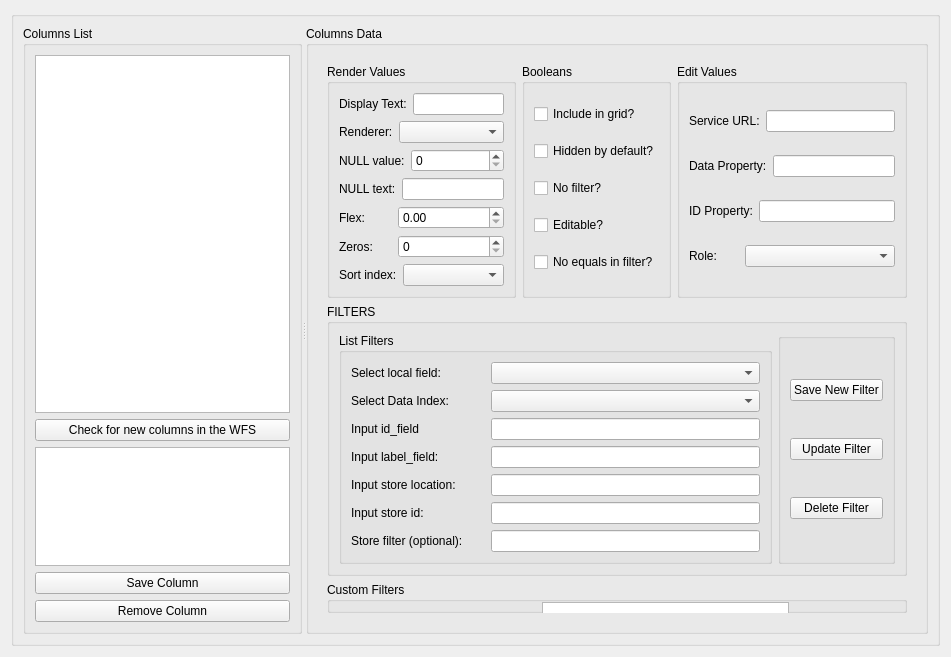
      <widget class="QWidget" name="tab2">
       <attribute name="title">
        <string>Grid Columns Detail</string>
       </attribute>
       <layout class="QVBoxLayout" name="verticalLayout_tab2">
        <item>
         <widget class="QGroupBox" name="groupBox_8">
          <property name="title">
           <string/>
          </property>
          <layout class="QHBoxLayout" name="horizontalLayout_52">
           <item>
            <widget class="QSplitter" name="splitter">
             <property name="orientation">
              <enum>Qt::Horizontal</enum>
             </property>
             <widget class="QGroupBox" name="groupBox_9">
              <property name="title">
               <string>Columns List</string>
              </property>
              <layout class="QVBoxLayout" name="verticalLayout_6" stretch="3,0,1,0,0">
               <item>
                <widget class="QListWidget" name="LW_filters">
                 <property name="dragDropMode">
                  <enum>QAbstractItemView::DragDrop</enum>
                 </property>
                 <property name="defaultDropAction">
                  <enum>Qt::MoveAction</enum>
                 </property>
                </widget>
               </item>
               <item>
                <widget class="QPushButton" name="BTN_ADDTODB">
                 <property name="text">
                  <string>Check for new columns in the WFS</string>
                 </property>
                </widget>
               </item>
               <item>
                <widget class="QListWidget" name="LW_SavedColumns"/>
               </item>
               <item>
                <widget class="QPushButton" name="BTN_COLUMNSAVE">
                 <property name="text">
                  <string>Save Column</string>
                 </property>
                </widget>
               </item>
               <item>
                <widget class="QPushButton" name="BTN_COLUMNREMOVE">
                 <property name="text">
                  <string>Remove Column</string>
                 </property>
                </widget>
               </item>
              </layout>
             </widget>
             <widget class="QGroupBox" name="groupBox_11">
              <property name="title">
               <string>Columns Data</string>
              </property>
              <layout class="QHBoxLayout" name="horizontalLayout">
               <item>
                <widget class="QStackedWidget" name="stackedWidget">
                 <widget class="QWidget" name="stackedWidgetPage1">
                  <layout class="QVBoxLayout" name="verticalLayout_16">
                   <item>
                    <layout class="QHBoxLayout" name="horizontalLayout_36" stretch="3,2">
                     <item>
                      <layout class="QHBoxLayout" name="horizontalLayout_22" stretch="2,1">
                       <item>
                        <widget class="QGroupBox" name="groupBox_12">
                         <property name="title">
                          <string>Render Values</string>
                         </property>
                         <layout class="QVBoxLayout" name="verticalLayout_7">
                          <item>
                           <layout class="QHBoxLayout" name="horizontalLayout_16" stretch="1,2">
                            <item>
                             <widget class="QLabel" name="label_10">
                              <property name="text">
                               <string>Display Text:</string>
                              </property>
                             </widget>
                            </item>
                            <item>
                             <widget class="QLineEdit" name="LE_ColumnDisplayText"/>
                            </item>
                           </layout>
                          </item>
                          <item>
                           <layout class="QHBoxLayout" name="horizontalLayout_17" stretch="1,2">
                            <item>
                             <widget class="QLabel" name="label_11">
                              <property name="text">
                               <string>Renderer:</string>
                              </property>
                             </widget>
                            </item>
                            <item>
                             <widget class="QComboBox" name="CB_ColumnUnit"/>
                            </item>
                           </layout>
                          </item>
                          <item>
                           <layout class="QHBoxLayout" name="horizontalLayout_18" stretch="1,2">
                            <item>
                             <widget class="QLabel" name="label_12">
                              <property name="text">
                               <string>NULL value:</string>
                              </property>
                             </widget>
                            </item>
                            <item>
                             <widget class="QSpinBox" name="DSB_NullVal"/>
                            </item>
                           </layout>
                          </item>
                          <item>
                           <layout class="QHBoxLayout" name="horizontalLayout_19" stretch="1,2">
                            <item>
                             <widget class="QLabel" name="label_15">
                              <property name="text">
                               <string>NULL text:</string>
                              </property>
                             </widget>
                            </item>
                            <item>
                             <widget class="QLineEdit" name="LE_NullText"/>
                            </item>
                           </layout>
                          </item>
                          <item>
                           <layout class="QHBoxLayout" name="horizontalLayout_20" stretch="1,2">
                            <item>
                             <widget class="QLabel" name="label_13">
                              <property name="text">
                               <string>Flex:</string>
                              </property>
                             </widget>
                            </item>
                            <item>
                             <widget class="QDoubleSpinBox" name="DSB_ColumnFlex">
                              <property name="maximum">
                               <double>1.000000000000000</double>
                              </property>
                              <property name="singleStep">
                               <double>0.050000000000000</double>
                              </property>
                             </widget>
                            </item>
                           </layout>
                          </item>
                          <item>
                           <layout class="QHBoxLayout" name="horizontalLayout_21" stretch="1,2">
                            <item>
                             <widget class="QLabel" name="label_14">
                              <property name="text">
                               <string>Zeros:</string>
                              </property>
                             </widget>
                            </item>
                            <item>
                             <widget class="QSpinBox" name="DSB_Zeros"/>
                            </item>
                           </layout>
                          </item>
                          <item>
                           <layout class="QHBoxLayout" name="horizontalLayout_54" stretch="1,2">
                            <item>
                             <widget class="QLabel" name="label_34">
                              <property name="text">
                               <string>Sort index:</string>
                              </property>
                             </widget>
                            </item>
                            <item>
                             <widget class="QComboBox" name="CB_SortIndex"/>
                            </item>
                           </layout>
                          </item>
                         </layout>
                        </widget>
                       </item>
                       <item>
                        <widget class="QGroupBox" name="groupBox_15">
                         <property name="title">
                          <string>Booleans</string>
                         </property>
                         <layout class="QVBoxLayout" name="verticalLayout_11">
                          <item>
                           <widget class="QCheckBox" name="CBX_ColumnInGrid">
                            <property name="text">
                             <string>Include in grid?</string>
                            </property>
                           </widget>
                          </item>
                          <item>
                           <widget class="QCheckBox" name="CBX_ColumnHidden">
                            <property name="text">
                             <string>Hidden by default?</string>
                            </property>
                           </widget>
                          </item>
                          <item>
                           <widget class="QCheckBox" name="CBX_NoFilter">
                            <property name="text">
                             <string>No filter?</string>
                            </property>
                           </widget>
                          </item>
                          <item>
                           <widget class="QCheckBox" name="CBX_Editable">
                            <property name="text">
                             <string>Editable?</string>
                            </property>
                           </widget>
                          </item>
                          <item>
                           <widget class="QCheckBox" name="CBX_NoEquals">
                            <property name="text">
                             <string>No equals in filter?</string>
                            </property>
                           </widget>
                          </item>
                         </layout>
                        </widget>
                       </item>
                      </layout>
                     </item>
                     <item>
                      <widget class="QGroupBox" name="groupBox_18">
                       <property name="title">
                        <string>Edit Values</string>
                       </property>
                       <layout class="QVBoxLayout" name="verticalLayout_15">
                        <item>
                         <layout class="QHBoxLayout" name="horizontalLayout_32" stretch="1,3">
                          <item>
                           <widget class="QLabel" name="label_23">
                            <property name="text">
                             <string>Service URL:</string>
                            </property>
                           </widget>
                          </item>
                          <item>
                           <widget class="QLineEdit" name="LE_EDITURL"/>
                          </item>
                         </layout>
                        </item>
                        <item>
                         <layout class="QHBoxLayout" name="horizontalLayout_33" stretch="1,4">
                          <item>
                           <widget class="QLabel" name="label_24">
                            <property name="text">
                             <string>Data Property:</string>
                            </property>
                           </widget>
                          </item>
                          <item>
                           <widget class="QLineEdit" name="LE_DATAPROPERTY"/>
                          </item>
                         </layout>
                        </item>
                        <item>
                         <layout class="QHBoxLayout" name="horizontalLayout_34" stretch="1,3">
                          <item>
                           <widget class="QLabel" name="label_25">
                            <property name="text">
                             <string>ID Property:</string>
                            </property>
                           </widget>
                          </item>
                          <item>
                           <widget class="QLineEdit" name="LE_IDPROPERTY"/>
                          </item>
                         </layout>
                        </item>
                        <item>
                         <layout class="QHBoxLayout" name="horizontalLayout_35" stretch="1,3">
                          <item>
                           <widget class="QLabel" name="label_26">
                            <property name="text">
                             <string>Role:</string>
                            </property>
                           </widget>
                          </item>
                          <item>
                           <widget class="QComboBox" name="CB_EditorRole"/>
                          </item>
                         </layout>
                        </item>
                       </layout>
                      </widget>
                     </item>
                    </layout>
                   </item>
                   <item>
                    <widget class="QGroupBox" name="groupBox_13">
                     <property name="title">
                      <string>FILTERS</string>
                     </property>
                     <layout class="QHBoxLayout" name="horizontalLayout_29">
                      <item>
                       <widget class="QGroupBox" name="groupBox_16">
                        <property name="title">
                         <string>List Filters</string>
                        </property>
                        <layout class="QVBoxLayout" name="verticalLayout_12">
                         <item>
                          <layout class="QHBoxLayout" name="horizontalLayout_23" stretch="1,2">
                           <item>
                            <widget class="QLabel" name="label_16">
                             <property name="text">
                              <string>Select local field:</string>
                             </property>
                            </widget>
                           </item>
                           <item>
                            <widget class="QComboBox" name="CB_SelectLocalField"/>
                           </item>
                          </layout>
                         </item>
                         <item>
                          <layout class="QHBoxLayout" name="horizontalLayout_24" stretch="1,2">
                           <item>
                            <widget class="QLabel" name="label_17">
                             <property name="text">
                              <string>Select Data Index:</string>
                             </property>
                            </widget>
                           </item>
                           <item>
                            <widget class="QComboBox" name="CB_SelectDataIndex"/>
                           </item>
                          </layout>
                         </item>
                         <item>
                          <layout class="QHBoxLayout" name="horizontalLayout_25" stretch="1,2">
                           <item>
                            <widget class="QLabel" name="label_18">
                             <property name="text">
                              <string>Input id_field</string>
                             </property>
                            </widget>
                           </item>
                           <item>
                            <widget class="QLineEdit" name="LE_InputIDField"/>
                           </item>
                          </layout>
                         </item>
                         <item>
                          <layout class="QHBoxLayout" name="horizontalLayout_26" stretch="1,2">
                           <item>
                            <widget class="QLabel" name="label_19">
                             <property name="text">
                              <string>Input label_field:</string>
                             </property>
                            </widget>
                           </item>
                           <item>
                            <widget class="QLineEdit" name="LE_InputLabelField"/>
                           </item>
                          </layout>
                         </item>
                         <item>
                          <layout class="QHBoxLayout" name="horizontalLayout_27" stretch="1,2">
                           <item>
                            <widget class="QLabel" name="label_20">
                             <property name="text">
                              <string>Input store location:</string>
                             </property>
                            </widget>
                           </item>
                           <item>
                            <widget class="QLineEdit" name="LE_InputStoreLocation"/>
                           </item>
                          </layout>
                         </item>
                         <item>
                          <layout class="QHBoxLayout" name="horizontalLayout_28" stretch="1,2">
                           <item>
                            <widget class="QLabel" name="label_21">
                             <property name="text">
                              <string>Input store id:</string>
                             </property>
                            </widget>
                           </item>
                           <item>
                            <widget class="QLineEdit" name="LE_InputStoreID"/>
                           </item>
                          </layout>
                         </item>
                         <item>
                          <layout class="QHBoxLayout" name="horizontalLayout_53" stretch="1,2">
                           <item>
                            <widget class="QLabel" name="label_33">
                             <property name="text">
                              <string>Store filter (optional):</string>
                             </property>
                            </widget>
                           </item>
                           <item>
                            <widget class="QLineEdit" name="LE_InputStoreFilter"/>
                           </item>
                          </layout>
                         </item>
                        </layout>
                       </widget>
                      </item>
                      <item>
                       <widget class="QGroupBox" name="groupBox_17">
                        <property name="title">
                         <string/>
                        </property>
                        <layout class="QVBoxLayout" name="verticalLayout_13">
                         <item>
                          <widget class="QPushButton" name="BTN_SAVELISTFILTER">
                           <property name="text">
                            <string>Save New Filter</string>
                           </property>
                          </widget>
                         </item>
                         <item>
                          <widget class="QPushButton" name="BTN_UPDATELISTFILTER">
                           <property name="text">
                            <string>Update Filter</string>
                           </property>
                          </widget>
                         </item>
                         <item>
                          <widget class="QPushButton" name="BTN_DELETELISTFILTER">
                           <property name="text">
                            <string>Delete Filter</string>
                           </property>
                          </widget>
                         </item>
                        </layout>
                       </widget>
                      </item>
                     </layout>
                    </widget>
                   </item>
                   <item>
                    <widget class="QGroupBox" name="groupBox_14">
                     <property name="title">
                      <string>Custom Filters</string>
                     </property>
                     <widget class="QWidget" name="layoutWidget">
                      <property name="geometry">
                       <rect>
                        <x>50</x>
                        <y>20</y>
                        <width>412</width>
                        <height>194</height>
                       </rect>
                      </property>
                      <layout class="QHBoxLayout" name="horizontalLayout_31">
                       <item>
                        <layout class="QVBoxLayout" name="verticalLayout_14">
                         <item>
                          <layout class="QHBoxLayout" name="horizontalLayout_30">
                           <item>
                            <widget class="QLabel" name="label_22">
                             <property name="text">
                              <string>Number rows to add:</string>
                             </property>
                            </widget>
                           </item>
                           <item>
                            <widget class="QSpinBox" name="SB_CustomList"/>
                           </item>
                          </layout>
                         </item>
                         <item>
                          <widget class="QPushButton" name="BTN_ADDLISTROWS">
                           <property name="text">
                            <string>Add Rows</string>
                           </property>
                          </widget>
                         </item>
                         <item>
                          <widget class="QPushButton" name="BTN_REMOVELISTITEM">
                           <property name="text">
                            <string>Remove Item</string>
                           </property>
                          </widget>
                         </item>
                        </layout>
                       </item>
                       <item>
                        <widget class="QTableWidget" name="TW_CustomList">
                         <property name="sizePolicy">
                          <sizepolicy hsizetype="MinimumExpanding" vsizetype="Expanding">
                           <horstretch>0</horstretch>
                           <verstretch>0</verstretch>
                          </sizepolicy>
                         </property>
                         <property name="editTriggers">
                          <set>QAbstractItemView::AnyKeyPressed|QAbstractItemView::DoubleClicked|QAbstractItemView::EditKeyPressed|QAbstractItemView::SelectedClicked</set>
                         </property>
                        </widget>
                       </item>
                      </layout>
                     </widget>
                    </widget>
                   </item>
                  </layout>
                 </widget>
                 <widget class="QWidget" name="stackedWidgetPage2"/>
                </widget>
               </item>
              </layout>
             </widget>
            </widget>
           </item>
          </layout>
         </widget>
        </item>
       </layout>
      </widget>
